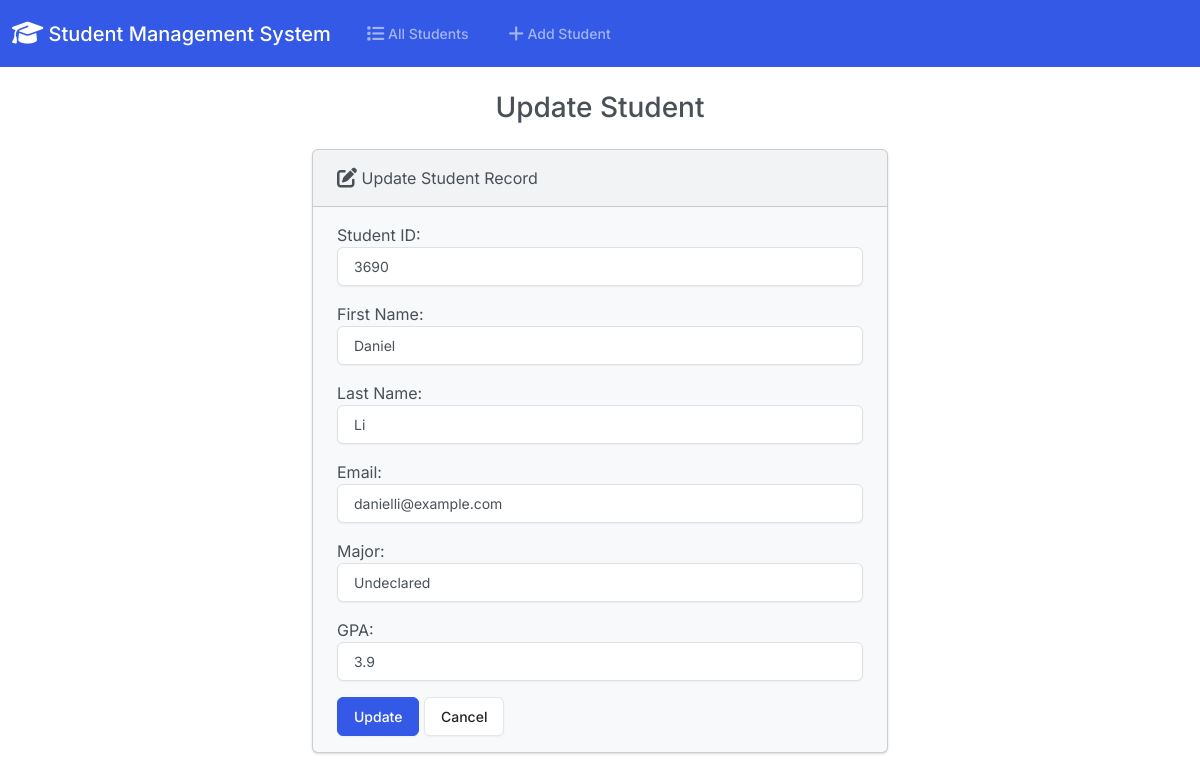
The page /edit/5/ on the database its author committed.
### students/models.py (models this page shows, shortened)
class Student(models.Model):
    studentId = models.PositiveBigIntegerField()
    first_name = models.CharField(max_length=50)
    last_name = models.CharField(max_length=50)
    email = models.EmailField(max_length=100)
    major = models.CharField(max_length=50)
    gpa = models.FloatField()

### students/views.py (the view)
# urls.py: path('edit/<int:id>/', views.edit, name='edit'),
def edit(request, id):
    student = Student.objects.get(pk=id)
    if request.method == 'POST':
        form = StudentForm(request.POST, instance=student)
        if form.is_valid:
            form.save()
            return render(request, 'students/edit.html', {
                'form' : StudentForm(),
                'success': True
            })
    else:
        form = StudentForm(instance=student)
    return render(request, 'students/edit.html', {
        'form': form
    })

### students/forms.py
class StudentForm(forms.ModelForm):
    class Meta:
        model = Student
        fields = ['studentId', 'first_name', 'last_name', 'email', 'major', 'gpa']
        labels = {
            'studentId': 'Student ID',
            'first_name': 'First Name',
            'last_name': 'Last Name',
            'email': 'Email',
            'major': 'Major',
            'gpa': 'GPA'
        }
        widgets = {
            'studentId': forms.NumberInput(attrs={'class': 'form-control'}),
            'first_name': forms.TextInput(attrs={'class': 'form-control'}),
            'last_name': forms.TextInput(attrs={'class': 'form-control'}),
            'email': forms.EmailInput(attrs={'class': 'form-control'}),
            'major': forms.TextInput(attrs={'class': 'form-control'}),
            'gpa': forms.NumberInput(attrs={'class': 'form-control'})
        }

### students/templates/students/edit.html (shortened to what this page needs)
{% extends "students/base.html"%}
{% block body %}
    <h3 class="text-center m-4">Update Student</h3>
    {% if success %}
        <div class="alert alert-success" role="alert">
            The Student Updated Successfully!
            <a href="{% url 'index' %}" class="alert-link">Go to Home Page.</a>
        </div>
    {% else %}
        <div class="row justify-content-center">
            <div class="col-6">
                <div class="card bg-light mb-3">
                    <div class="card-header">
                        <i class="fa-solid fa-pen-to-square fa-lg"></i> Update Student Record
                    </div>
                    <div class="card-body">
                        <form href="{% url 'add' %}" method="POST">
                            {{ form.as_p }}
                            <button type="submit" class="btn btn-primary">Update</button>
                            <a href="{% url 'index' %}" class="btn btn-secondary">Cancel</a>
                        </form>
                    </div>
                </div>
            </div>
        </div>
    {% endif %}
{% endblock %}

### rows shown on the page
Student: studentId "3690", first_name "Daniel", last_name "Li", email "danielli@example.com", major "Undeclared", gpa "3.9"
